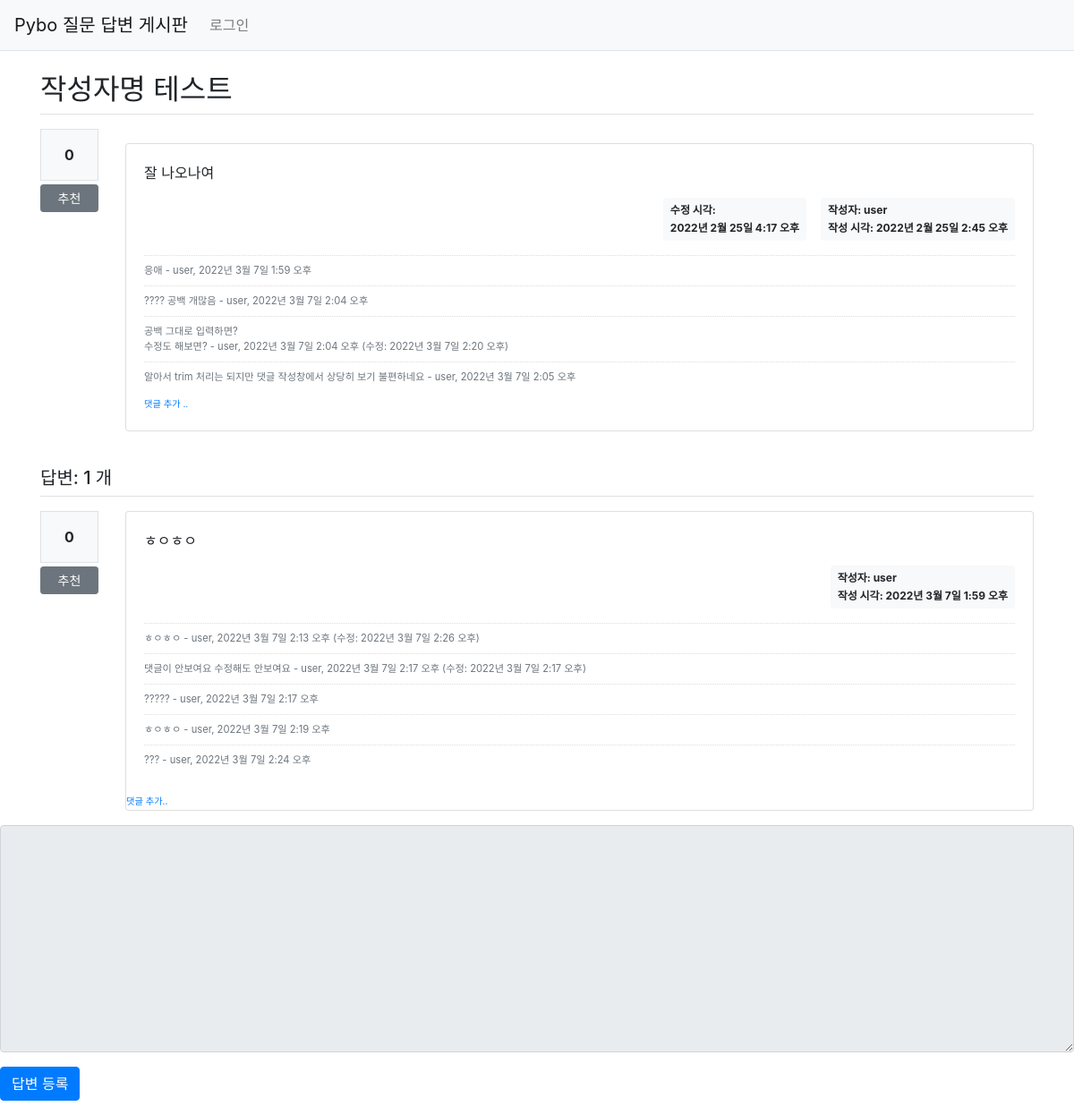
The app's page /pybo/305/, older data.
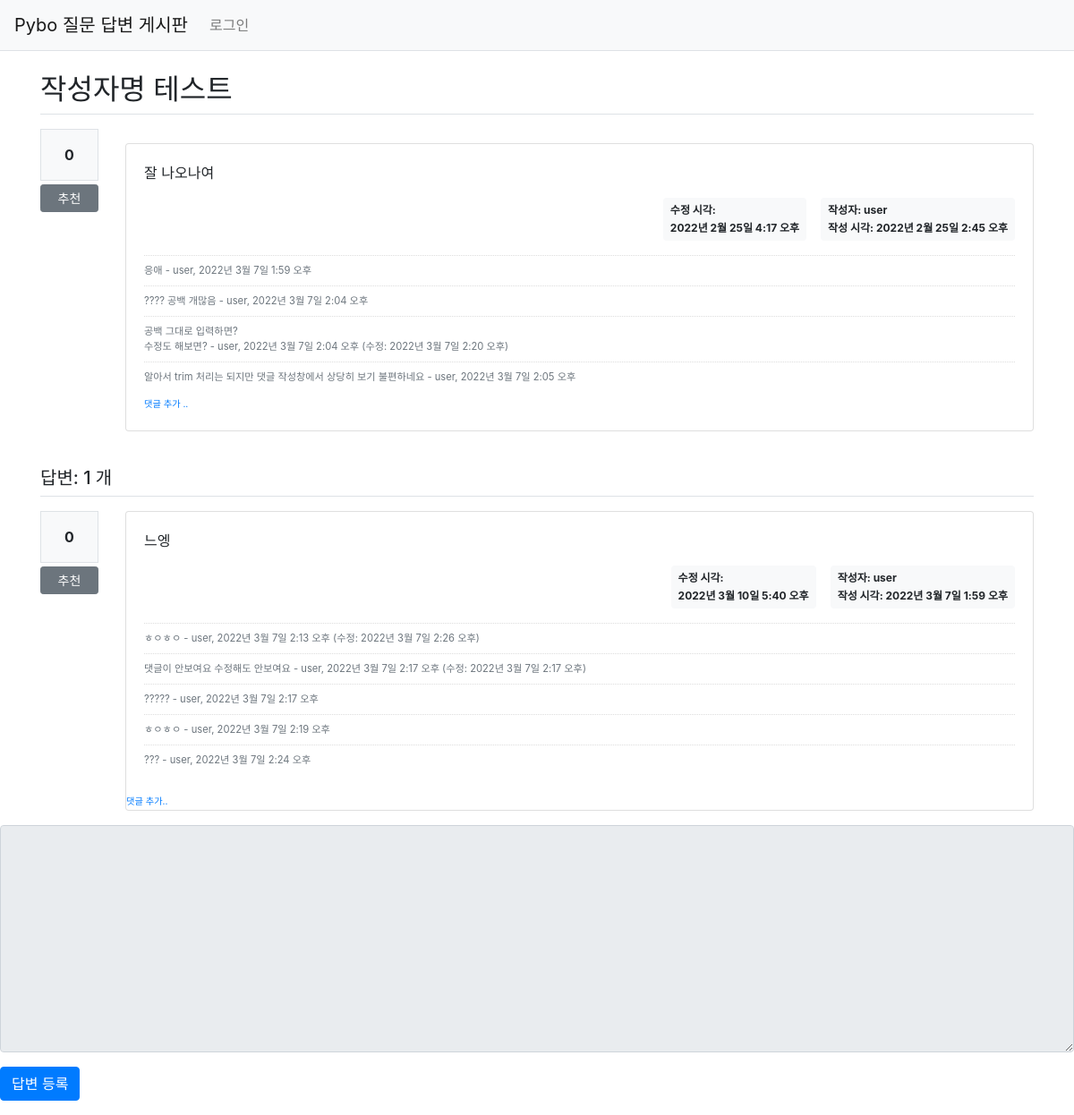
The same page, newer data.
### pybo/models.py (models this page shows)
class Answer(models.Model):
    author = models.ForeignKey(User, on_delete=models.CASCADE, related_name='answer_author')  # 답변 작성자
    question = models.ForeignKey(Question, on_delete=models.CASCADE)  # 답변을 달 질문 게시글 정보, 질문 게시글 삭제시 답변도 삭제.
    content = models.TextField()  # 답변 내용
    create_date = models.DateTimeField()  # 답변 게시글 작성 시각
    modify_date = models.DateTimeField(null=True, blank=True)  # 최종 수정 시각. 수정 안해서 null값을 가질 수 있으므로 이를 허용.
    voter = models.ManyToManyField(User, related_name='answer_voter')

### pybo/views/base_views.py (the view)
# urls.py: path('<int:question_id>/', base_views.detail, name='detail'),  # URL 별칭-->detail
def detail(request, question_id):
    question = get_object_or_404(Question, pk=question_id)
    context = {'question': question}
    return render(request, 'pybo/question_detail.html', context)

### pybo/templatetags/pybo_filter.py (called while the page is built)
@register.filter()
def mark(value):
    extensions = ['nl2br', 'fenced_code']
    return mark_safe(markdown.markdown(value, extensions=extensions))

### templates/pybo/question_detail.html (shortened to what the changed rows need)
{% extends 'base.html' %}
{% load pybo_filter %}
{% block content %}
    <div class="container my-3">
        <h2 class="border-bottom py-2">{{ question.subject }}</h2>
        {% for answer in question.answer_set.all %}
            <div class="row my-3">
                <div class="col-1">
                    <div class="bg-light text-center p-3 border font-weight-bolder mb-1">
                        {{ answer.voter.count }}
                    </div>
                    <a href="#" data-uri="{% url 'pybo:vote_answer' answer.id %}"
                       class="recommend btn btn-sm btn-secondary btn-block my-1">
                        추천
                    </a>
                </div>
                <div class="col-11">
                    <div class="card">
                        <div class="card-body">
                            <div class="card-text">
                                {{ answer.content|mark }}
                            </div>
                            <div class="d-flex justify-content-end">
                                {% if answer.modify_date %}
                                    <div class="badge badge-light p-2 text-left mx-3">
                                        <div class="mb-2">수정 시각:</div>
                                        <div>{{ answer.modify_date }}</div>
                                    </div>
                                {% endif %}
                                <div class="badge badge-light p-2 text-left">
                                    <div class="mb-2">작성자: {{ answer.author.username }}</div>
                                    <div>작성 시각: {{ answer.create_date }}</div>
                                </div>
                            </div>
                            {% if answer.comment_set.count > 0 %}
                                <div class="mt-3">
                                    {% for comment in answer.comment_set.all %}
                                        <a name="comment_{{ comment.id }}"/>
                                        <div class="comment py-2 text-muted">
                                            <span style="white-space: pre-line;">{{ comment.content }}</span>
                                            <span>
                                        - {{ comment.author }}, {{ comment.create_date }}
                                                {% if comment.modify_date %}
                                                    (수정: {{ comment.modify_date }})
                                                {% endif %}
                                    </span>
                                        </div>
                                    {% endfor %}
                                </div>
                            {% endif %}
                        </div>
                        <a href="{% url 'pybo:comment_create_answer' answer.id %}"
                           class="small"><small>댓글 추가..</small></a>
                    </div>
                </div>
            </div>
            </div>
        {% endfor %}
{% endblock %}

Row changes from the older to the newer data that the page shows:
changed Answer "2022년 3월 7일 1:59 오후": content|mark "ㅎㅇㅎㅇ" → "느엥"; modify_date (not shown) → "2022년 3월 10일 5:40 오후"
